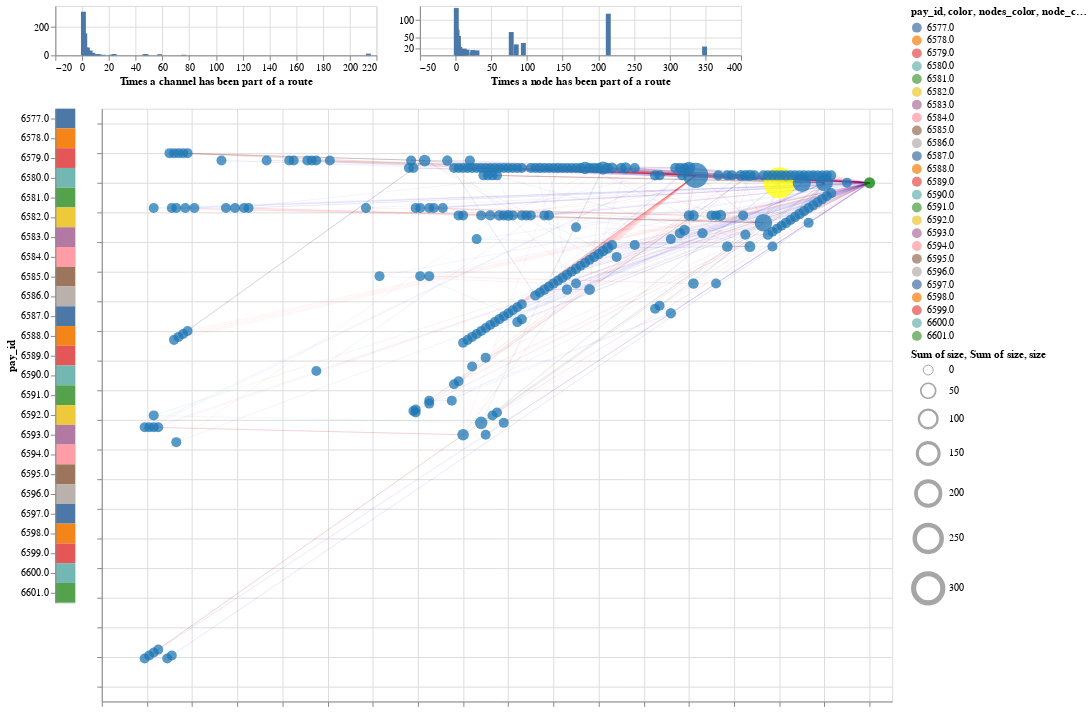

Write notebook code for a chart like this one.
### Code cell
filter_by_attempts & (make_selector | chart)

### Figure 1 — Vega-Lite specification as saved in the notebook (floating-point values rounded to 4 significant figures; data arrays with more than 128 entries replaced by an {"elided": "..."} marker saying what was removed)
{"config": {"view": {"continuousWidth": 400, "continuousHeight": 300}}, "vconcat": [{"hconcat": [{"mark": "bar", "encoding": {"x": {"field": "sum_size", "title": "Times a channel has been part of a route", "type": "quantitative"}, "y": {"aggregate": "count", "title": null, "type": "quantitative"}}, "height": 50, "selection": {"selector001": {"type": "interval", "encodings": ["x"]}}, "transform": [{"joinaggregate": [{"op": "sum", "field": "size", "as": "sum_size"}], "groupby": ["peers"]}], "width": 325}, {"mark": "bar", "encoding": {"x": {"field": "sum_size", "title": "Times a node has been part of a route", "type": "quantitative"}, "y": {"aggregate": "count", "axis": {"values": [20, 50, 100, 600]}, "title": null, "type": "quantitative"}}, "height": 50, "selection": {"selector002": {"type": "interval", "encodings": ["x"]}}, "transform": [{"joinaggregate": [{"op": "sum", "field": "size", "as": "sum_size"}], "groupby": ["source"]}], "width": 325}], "data": {"name": "data-0fc275ad8e74eb4ae3bd7adffea528de"}}, {"hconcat": [{"data": {"name": "data-a4ef718e92cab0f1a2523c5fe3d45b42"}, "mark": "rect", "encoding": {"color": {"condition": {"field": "pay_id", "type": "nominal", "selection": "selector003"}, "value": "lightgray"}, "y": {"field": "pay_id", "type": "nominal"}}, "selection": {"selector003": {"type": "multi", "fields": ["pay_id"]}}}, {"layer": [{"mark": "line", "encoding": {"color": {"field": "color", "scale": null, "type": "nominal"}, "opacity": {"condition": {"value": 0.75, "selection": "box_selector"}, "value": 0.05}, "strokeWidth": {"aggregate": "sum", "field": "size", "type": "quantitative"}, "tooltip": [{"aggregate": "sum", "field": "times_in_a_route", "title": "times in a route", "type": "quantitative"}, {"aggregate": "sum", "field": "failures", "title": "failures", "type": "quantitative"}, {"field": "peers", "title": "Channel", "type": "nominal"}, {"aggregate": "mean", "field": "avg_fee", "title": "Avg fee msat", "type": "quantitative"}], "x": {"field": "x1", "type": "quantitative"}, "x2": {"field": "x2"}, "y": {"field": "y1", "type": "quantitative"}, "y2": {"field": "y2"}}, "selection": {"box_selector": {"type": "single", "fields": ["avg_fee"], "bind": {"input": "checkbox"}, "init": {"avg_fee": "Any"}, "empty": "all"}, "selector090": {"type": "interval", "bind": "scales", "encodings": ["x", "y"]}}, "transform": [{"joinaggregate": [{"op": "mean", "field": "avg_fee", "as": "mean_fee"}], "groupby": ["peers"]}, {"filter": {"selection": "selector003"}}]}, {"mark": "circle", "encoding": {"color": {"field": "nodes_color", "scale": null, "type": "nominal"}, "opacity": {"condition": {"value": 0.75, "selection": "selector002"}, "value": 0.05}, "size": {"aggregate": "sum", "field": "size", "scale": {"range": [100, 1000]}, "type": "quantitative"}, "tooltip": [{"field": "source", "title": "node alias", "type": "nominal"}, {"aggregate": "sum", "field": "times_in_a_route", "title": "times in a route", "type": "quantitative"}], "x": {"aggregate": "mean", "field": "x1", "type": "quantitative"}, "y": {"aggregate": "mean", "field": "y1", "type": "quantitative"}}, "transform": [{"joinaggregate": [], "groupby": ["source"]}, {"filter": {"selection": "selector003"}}]}, {"data": {"name": "data-f43def8f5f054a826328ee3c3e8f8147"}, "mark": "circle", "encoding": {"color": {"field": "node_color", "scale": null, "type": "nominal"}, "opacity": {"value": 0.75}, "size": {"field": "size", "scale": {"range": [100, 1000]}, "type": "quantitative"}, "tooltip": [{"field": "destination", "title": "node alias", "type": "nominal"}], "x": {"field": "x", "type": "quantitative"}, "y": {"field": "y", "type": "quantitative"}}}], "data": {"name": "data-0fc275ad8e74eb4ae3bd7adffea528de"}, "encoding": {"x": {"axis": {"labels": false, "title": null}}, "y": {"axis": {"labels": false, "title": null}}}, "height": 600, "width": 800}]}], "$schema": "https://vega.github.io/schema/vega-lite/v4.17.0.json", "datasets": {"data-0fc275ad8e74eb4ae3bd7adffea528de": {"elided": "749 records"}, "data-a4ef718e92cab0f1a2523c5fe3d45b42": [{"pay_id": "6577.0"}, {"pay_id": "6578.0"}, {"pay_id": "6579.0"}, {"pay_id": "6580.0"}, {"pay_id": "6581.0"}, {"pay_id": "6582.0"}, {"pay_id": "6583.0"}, {"pay_id": "6584.0"}, {"pay_id": "6585.0"}, {"pay_id": "6586.0"}, {"pay_id": "6587.0"}, {"pay_id": "6588.0"}, {"pay_id": "6589.0"}, {"pay_id": "6590.0"}, {"pay_id": "6591.0"}, {"pay_id": "6592.0"}, {"pay_id": "6593.0"}, {"pay_id": "6594.0"}, {"pay_id": "6595.0"}, {"pay_id": "6596.0"}, {"pay_id": "6597.0"}, {"pay_id": "6598.0"}, {"pay_id": "6599.0"}, {"pay_id": "6600.0"}, {"pay_id": "6601.0"}], "data-f43def8f5f054a826328ee3c3e8f8147": [{"destination": "WalletOfSatoshi.com", "size": 10, "node_color": "green", "x": 400, "y": 0}]}}
